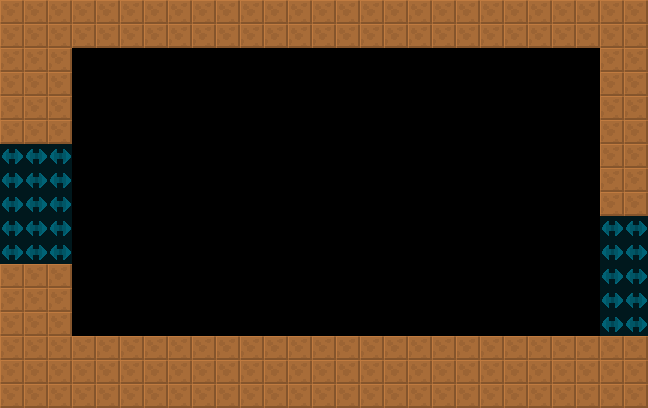

The image is a tile-based game level rendered from a .tmx file. Its description and source (layers, tilesets, objects; grid data summarised) follow:
An orthogonal 27x17 tile map with 24x24 px tiles, 2 tile layers (col, lnk), 2 tilesets and 3 objects (2x Door, SpecialEquipment).

<map version="1.4" tiledversion="1.4.2" orientation="orthogonal" renderorder="right-down" width="27" height="17" tilewidth="24" tileheight="24" infinite="0" nextlayerid="4" nextobjectid="8">
 <tileset firstgid="6" source="../../lnk.tsx" />
 <tileset firstgid="1" source="../../col.tsx" />
 <layer id="1" name="col" width="27" height="17">
  <data>[459 cells, 170 non-empty, 1 distinct tile ids]</data>
 </layer>
 <layer id="2" name="lnk" width="27" height="17" opacity="0.5">
  <data>[459 cells, 25 non-empty, 1 distinct tile ids]</data>
 </layer>
 <objectgroup id="3" name="markers" opacity="0.5">
  <object id="1" name="SpecialEquipment" type="SpecialEquipment" x="72" y="48" width="528" height="288">
   <properties>
    <property name="yr" value="0" />
    <property name="xr" value="0" />
   </properties>
  </object>
  <object id="2" name="Door" type="Door" x="24" y="240" width="24" height="24">
   <properties>
    <property name="yr" value="0" />
    <property name="xr" value="0" />
   </properties>
  </object>
  <object id="3" name="Door" type="Door" x="600" y="312" width="24" height="24">
   <properties>
    <property name="yr" value="0" />
    <property name="xr" value="0" />
   </properties>
  </object>
 </objectgroup>
</map>
